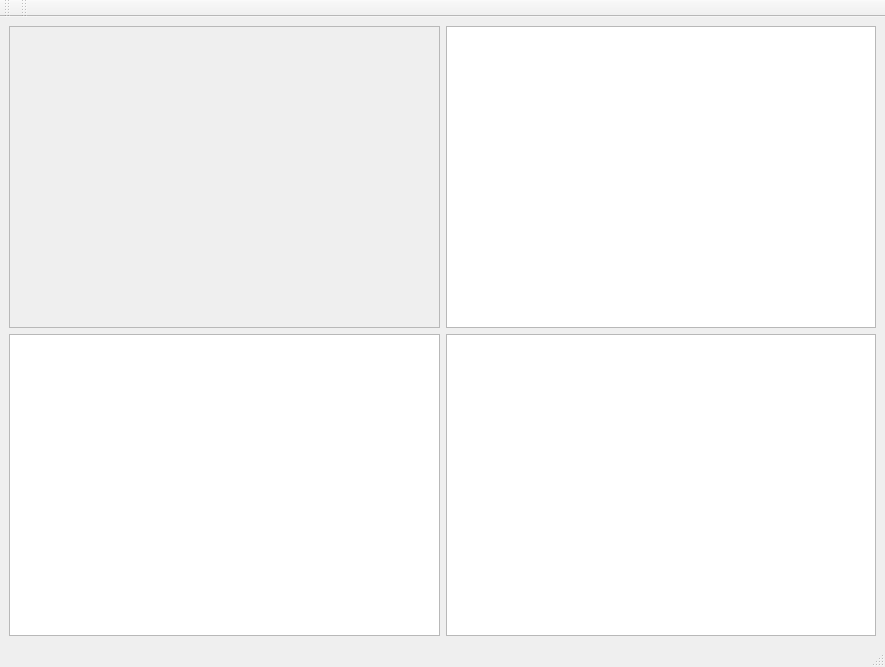
<?xml version="1.0" encoding="UTF-8"?>
<ui version="4.0">
 <class>MainWindow</class>
 <widget class="QMainWindow" name="MainWindow">
  <property name="geometry">
   <rect>
    <x>0</x>
    <y>0</y>
    <width>885</width>
    <height>667</height>
   </rect>
  </property>
  <property name="windowTitle">
   <string>MainWindow</string>
  </property>
  <widget class="QWidget" name="centralwidget">
   <layout class="QGridLayout" name="gridLayout_2">
    <item row="0" column="0">
     <layout class="QGridLayout" name="excel_view">
      <item row="0" column="1">
       <widget class="QTextEdit" name="textEdit_2"/>
      </item>
      <item row="1" column="0">
       <widget class="QTextEdit" name="textEdit_3"/>
      </item>
      <item row="1" column="1">
       <widget class="QTextEdit" name="textEdit"/>
      </item>
      <item row="0" column="0">
       <widget class="QFrame" name="frame">
        <property name="frameShape">
         <enum>QFrame::StyledPanel</enum>
        </property>
        <property name="frameShadow">
         <enum>QFrame::Raised</enum>
        </property>
       </widget>
      </item>
     </layout>
    </item>
   </layout>
  </widget>
  <widget class="QMenuBar" name="menubar">
   <property name="geometry">
    <rect>
     <x>0</x>
     <y>0</y>
     <width>885</width>
     <height>23</height>
    </rect>
   </property>
  </widget>
  <widget class="QStatusBar" name="statusbar"/>
  <widget class="QToolBar" name="toolBar">
   <property name="windowTitle">
    <string>toolBar</string>
   </property>
   <attribute name="toolBarArea">
    <enum>TopToolBarArea</enum>
   </attribute>
   <attribute name="toolBarBreak">
    <bool>false</bool>
   </attribute>
  </widget>
  <widget class="QToolBar" name="toolBar_2">
   <property name="windowTitle">
    <string>toolBar_2</string>
   </property>
   <attribute name="toolBarArea">
    <enum>TopToolBarArea</enum>
   </attribute>
   <attribute name="toolBarBreak">
    <bool>false</bool>
   </attribute>
  </widget>
 </widget>
 <resources/>
 <connections/>
</ui>
